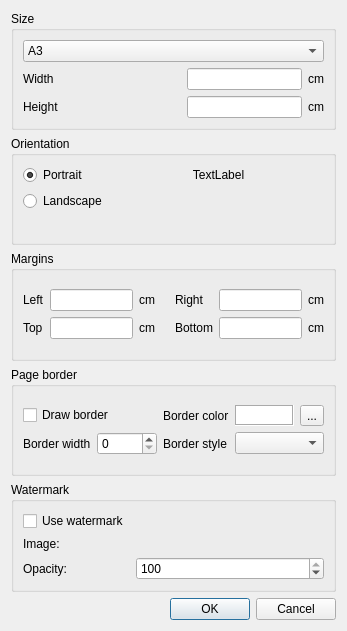
<?xml version="1.0" encoding="UTF-8"?>
<ui version="4.0">
 <class>PageSettingDlg</class>
 <widget class="QDialog" name="PageSettingDlg">
  <property name="geometry">
   <rect>
    <x>0</x>
    <y>0</y>
    <width>347</width>
    <height>631</height>
   </rect>
  </property>
  <property name="sizePolicy">
   <sizepolicy hsizetype="Preferred" vsizetype="Preferred">
    <horstretch>0</horstretch>
    <verstretch>0</verstretch>
   </sizepolicy>
  </property>
  <property name="minimumSize">
   <size>
    <width>347</width>
    <height>450</height>
   </size>
  </property>
  <property name="maximumSize">
   <size>
    <width>347</width>
    <height>631</height>
   </size>
  </property>
  <property name="windowTitle">
   <string>Page settings</string>
  </property>
  <property name="windowIcon">
   <iconset resource="images.qrc">
    <normaloff>:/new/prefix1/images/pageSetting.png</normaloff>:/new/prefix1/images/pageSetting.png</iconset>
  </property>
  <layout class="QVBoxLayout" name="verticalLayout_6">
   <item>
    <widget class="QGroupBox" name="groupBox_3">
     <property name="title">
      <string>Size</string>
     </property>
     <layout class="QVBoxLayout" name="verticalLayout_3">
      <item>
       <layout class="QGridLayout" name="gridLayout_2">
        <item row="0" column="0" colspan="4">
         <widget class="QComboBox" name="cbPageSize">
          <item>
           <property name="text">
            <string>A3</string>
           </property>
          </item>
          <item>
           <property name="text">
            <string>A4</string>
           </property>
          </item>
          <item>
           <property name="text">
            <string>A5</string>
           </property>
          </item>
          <item>
           <property name="text">
            <string>Letter</string>
           </property>
          </item>
         </widget>
        </item>
        <item row="1" column="0">
         <widget class="QLabel" name="label_10">
          <property name="text">
           <string>Width</string>
          </property>
         </widget>
        </item>
        <item row="1" column="2">
         <widget class="QLineEdit" name="edtWidth"/>
        </item>
        <item row="1" column="3">
         <widget class="QLabel" name="label_12">
          <property name="text">
           <string>cm</string>
          </property>
         </widget>
        </item>
        <item row="2" column="0">
         <widget class="QLabel" name="label_11">
          <property name="text">
           <string>Height</string>
          </property>
         </widget>
        </item>
        <item row="2" column="2">
         <widget class="QLineEdit" name="edtHeight"/>
        </item>
        <item row="2" column="3">
         <widget class="QLabel" name="label_13">
          <property name="text">
           <string>cm</string>
          </property>
         </widget>
        </item>
        <item row="1" column="1">
         <spacer name="horizontalSpacer_3">
          <property name="orientation">
           <enum>Qt::Horizontal</enum>
          </property>
          <property name="sizeHint" stdset="0">
           <size>
            <width>40</width>
            <height>20</height>
           </size>
          </property>
         </spacer>
        </item>
       </layout>
      </item>
     </layout>
    </widget>
   </item>
   <item>
    <widget class="QGroupBox" name="groupBox_2">
     <property name="minimumSize">
      <size>
       <width>0</width>
       <height>0</height>
      </size>
     </property>
     <property name="maximumSize">
      <size>
       <width>16777215</width>
       <height>16777215</height>
      </size>
     </property>
     <property name="title">
      <string>Orientation</string>
     </property>
     <layout class="QVBoxLayout" name="verticalLayout_2">
      <item>
       <layout class="QFormLayout" name="formLayout">
        <item row="0" column="0">
         <widget class="QRadioButton" name="rPortrait">
          <property name="text">
           <string>Portrait</string>
          </property>
          <property name="checked">
           <bool>true</bool>
          </property>
         </widget>
        </item>
        <item row="0" column="1">
         <widget class="QLabel" name="lblOrientation">
          <property name="text">
           <string notr="true">TextLabel</string>
          </property>
          <property name="alignment">
           <set>Qt::AlignCenter</set>
          </property>
         </widget>
        </item>
        <item row="1" column="0">
         <widget class="QRadioButton" name="rLandscape">
          <property name="text">
           <string>Landscape</string>
          </property>
         </widget>
        </item>
       </layout>
      </item>
     </layout>
    </widget>
   </item>
   <item>
    <widget class="QGroupBox" name="groupBox">
     <property name="title">
      <string>Margins</string>
     </property>
     <layout class="QVBoxLayout" name="verticalLayout">
      <item>
       <layout class="QGridLayout" name="gridLayout">
        <item row="0" column="5">
         <widget class="QLineEdit" name="edtRight"/>
        </item>
        <item row="0" column="6">
         <widget class="QLabel" name="label_3">
          <property name="text">
           <string>cm</string>
          </property>
         </widget>
        </item>
        <item row="0" column="3">
         <spacer name="horizontalSpacer_2">
          <property name="orientation">
           <enum>Qt::Horizontal</enum>
          </property>
          <property name="sizeHint" stdset="0">
           <size>
            <width>40</width>
            <height>20</height>
           </size>
          </property>
         </spacer>
        </item>
        <item row="2" column="6">
         <widget class="QLabel" name="label_4">
          <property name="text">
           <string>cm</string>
          </property>
         </widget>
        </item>
        <item row="0" column="0">
         <widget class="QLabel" name="label_5">
          <property name="text">
           <string>Left</string>
          </property>
         </widget>
        </item>
        <item row="0" column="4">
         <widget class="QLabel" name="label_7">
          <property name="text">
           <string>Right</string>
          </property>
         </widget>
        </item>
        <item row="0" column="1">
         <widget class="QLineEdit" name="edtLeft"/>
        </item>
        <item row="2" column="5">
         <widget class="QLineEdit" name="edtBottom"/>
        </item>
        <item row="2" column="4">
         <widget class="QLabel" name="label_8">
          <property name="text">
           <string>Bottom</string>
          </property>
         </widget>
        </item>
        <item row="0" column="2">
         <widget class="QLabel" name="label">
          <property name="text">
           <string>cm</string>
          </property>
         </widget>
        </item>
        <item row="2" column="2">
         <widget class="QLabel" name="label_2">
          <property name="text">
           <string>cm</string>
          </property>
         </widget>
        </item>
        <item row="2" column="0">
         <widget class="QLabel" name="label_6">
          <property name="text">
           <string>Top</string>
          </property>
         </widget>
        </item>
        <item row="2" column="1">
         <widget class="QLineEdit" name="edtTop"/>
        </item>
       </layout>
      </item>
     </layout>
    </widget>
   </item>
   <item>
    <widget class="QGroupBox" name="groupBox_41">
     <property name="title">
      <string>Page border</string>
     </property>
     <layout class="QVBoxLayout" name="verticalLayout_5">
      <item>
       <layout class="QGridLayout" name="gridLayout_4">
        <item row="1" column="3" colspan="2">
         <widget class="QComboBox" name="cmbBorderStyle">
          <property name="iconSize">
           <size>
            <width>64</width>
            <height>16</height>
           </size>
          </property>
         </widget>
        </item>
        <item row="0" column="3">
         <widget class="QLabel" name="lblBorderColor">
          <property name="styleSheet">
           <string notr="true">QLabel {background-color: white}</string>
          </property>
          <property name="frameShape">
           <enum>QFrame::Box</enum>
          </property>
          <property name="frameShadow">
           <enum>QFrame::Sunken</enum>
          </property>
          <property name="text">
           <string/>
          </property>
         </widget>
        </item>
        <item row="0" column="0" colspan="2">
         <widget class="QCheckBox" name="chkDrawBorder">
          <property name="text">
           <string>Draw border</string>
          </property>
         </widget>
        </item>
        <item row="0" column="2">
         <widget class="QLabel" name="label_14">
          <property name="text">
           <string>Border color</string>
          </property>
         </widget>
        </item>
        <item row="0" column="4">
         <widget class="QToolButton" name="btnBorderColor">
          <property name="text">
           <string>...</string>
          </property>
         </widget>
        </item>
        <item row="1" column="1">
         <widget class="QSpinBox" name="spnBorderWidth"/>
        </item>
        <item row="1" column="0">
         <widget class="QLabel" name="label_9">
          <property name="text">
           <string>Border width</string>
          </property>
         </widget>
        </item>
        <item row="1" column="2">
         <widget class="QLabel" name="label_15">
          <property name="text">
           <string>Border style</string>
          </property>
         </widget>
        </item>
       </layout>
      </item>
     </layout>
    </widget>
   </item>
   <item>
    <widget class="QGroupBox" name="groupBox_4">
     <property name="title">
      <string>Watermark</string>
     </property>
     <layout class="QVBoxLayout" name="verticalLayout_4">
      <item>
       <layout class="QGridLayout" name="gridLayout_3">
        <item row="0" column="0" colspan="2">
         <widget class="QCheckBox" name="chckWatermark">
          <property name="text">
           <string>Use watermark</string>
          </property>
         </widget>
        </item>
        <item row="2" column="0">
         <widget class="QLabel" name="label_17">
          <property name="text">
           <string>Opacity:</string>
          </property>
         </widget>
        </item>
        <item row="1" column="0">
         <widget class="QLabel" name="label_16">
          <property name="text">
           <string>Image:</string>
          </property>
         </widget>
        </item>
        <item row="0" column="2">
         <spacer name="horizontalSpacer_4">
          <property name="orientation">
           <enum>Qt::Horizontal</enum>
          </property>
          <property name="sizeHint" stdset="0">
           <size>
            <width>40</width>
            <height>20</height>
           </size>
          </property>
         </spacer>
        </item>
        <item row="1" column="2">
         <widget class="XYZ_Label" name="lblWatermarkImage">
          <property name="text">
           <string/>
          </property>
          <property name="pixmap">
           <pixmap resource="../QtRPT/imagesRpt.qrc">:/QtRptDesigner/images/QtRptDesigner.ico</pixmap>
          </property>
          <property name="alignment">
           <set>Qt::AlignCenter</set>
          </property>
         </widget>
        </item>
        <item row="2" column="2">
         <widget class="QSpinBox" name="spnWaterOpacity">
          <property name="maximum">
           <number>100</number>
          </property>
          <property name="value">
           <number>100</number>
          </property>
         </widget>
        </item>
       </layout>
      </item>
     </layout>
    </widget>
   </item>
   <item>
    <layout class="QHBoxLayout" name="horizontalLayout">
     <item>
      <spacer name="horizontalSpacer">
       <property name="orientation">
        <enum>Qt::Horizontal</enum>
       </property>
       <property name="sizeHint" stdset="0">
        <size>
         <width>40</width>
         <height>20</height>
        </size>
       </property>
      </spacer>
     </item>
     <item>
      <widget class="QPushButton" name="btnOK">
       <property name="text">
        <string>OK</string>
       </property>
      </widget>
     </item>
     <item>
      <widget class="QPushButton" name="btnCancel">
       <property name="text">
        <string>Cancel</string>
       </property>
      </widget>
     </item>
    </layout>
   </item>
  </layout>
 </widget>
 <customwidgets>
  <customwidget>
   <class>XYZ_Label</class>
   <extends>QLabel</extends>
   <header>XYZ_Label.h</header>
  </customwidget>
 </customwidgets>
 <resources>
  <include location="../QtRPT/imagesRpt.qrc"/>
  <include location="images.qrc"/>
  <include location="../QtRPT/imagesRpt.qrc"/>
  <include location="../QtRPT/imagesRpt.qrc"/>
 </resources>
 <connections>
  <connection>
   <sender>btnOK</sender>
   <signal>clicked()</signal>
   <receiver>PageSettingDlg</receiver>
   <slot>accept()</slot>
   <hints>
    <hint type="sourcelabel">
     <x>388</x>
     <y>373</y>
    </hint>
    <hint type="destinationlabel">
     <x>266</x>
     <y>202</y>
    </hint>
   </hints>
  </connection>
  <connection>
   <sender>btnCancel</sender>
   <signal>clicked()</signal>
   <receiver>PageSettingDlg</receiver>
   <slot>reject()</slot>
   <hints>
    <hint type="sourcelabel">
     <x>471</x>
     <y>373</y>
    </hint>
    <hint type="destinationlabel">
     <x>266</x>
     <y>202</y>
    </hint>
   </hints>
  </connection>
 </connections>
</ui>
